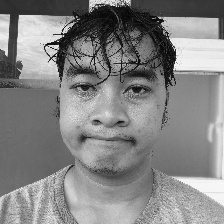
#> input picture Dissapointed/Dissapointed_001.jpg, 224 x 224 px, given as the content of the folder /content/drive/MyDrive/Augmented_Dataset/Happy, which was not available
$ jupyter execute preprocessing.ipynb   (older library calls are emulated)
#> lines starting #> are read from the running program, lines starting #| are printed output that depends on the picture; pictures that were not available may be replaced by others from this repository, and a replacement may not be noted
[cell 1]
import cv2
import os
import numpy as np
import hashlib
from glob import glob
from sklearn.model_selection import train_test_split
import matplotlib.pyplot as plt

# --- CONFIGURATION ---
BASE_PATH = "/content/drive/MyDrive/Augmented_Dataset/"
OUT_PATH = "/content/drive/MyDrive/Processed_Dataset/"
TARGET_SIZE = (224, 224)
CLASSES = ["Happy", "Neutral", "Sad", "Dissapointed"]

os.makedirs(OUT_PATH, exist_ok=True)

def preprocess_dataset():
    report_stats = []

    for label in CLASSES:
        os.makedirs(os.path.join(OUT_PATH, label), exist_ok=True)
        # Ambil path folder asli (tangani jika folder asli masih bernama typo)
        # Karena label sekarang 'Dissappointed', folder_src langsung pakai label
        folder_src = label
        files = glob(os.path.join(BASE_PATH, folder_src, "*"))

        originals = []
        hashes = set()

        print(f"Processing {label}...")

        for f in files:
            img = cv2.imread(f)
#> img is the input picture: shape (224, 224, 3); min 1, max 251, mean 132.5
            if img is None: continue

            # 1. Cleaning: Blur & Quality Check
            gray = cv2.cvtColor(img, cv2.COLOR_BGR2GRAY)
            if cv2.Laplacian(gray, cv2.CV_64F).var() < 70: continue

            # 2. De-duplication
            h = hashlib.md5(cv2.resize(gray, (32, 32)).tobytes()).hexdigest()
#> h = '47e16f476aa8aa3faa42d7066abaa4d0'
            if h in hashes: continue
            hashes.add(h)

            # 3. Standardization: Resize & Grayscale
            std_img = cv2.resize(gray, TARGET_SIZE)
            originals.append(std_img)

        # 4. Augmentation (Balance to 100 images per class)
        final_images = list(originals)
#> final_images = 1 item

        if len(originals) == 0:
            print(f"Warning: No original images found for class '{label}'. Skipping augmentation and saving for this class.")
            report_stats.append({"class": label, "orig": len(originals), "final": 0})
            continue # Skip to the next label

        while len(final_images) < 100:
            idx = np.random.randint(0, len(originals))
            aug_img = cv2.flip(originals[idx], 1) # Horizontal Flip
            # Random Rotation 10-20 deg
            angle = np.random.uniform(10, 20)
            M = cv2.getRotationMatrix2D((112, 112), angle, 1.0)
            aug_img = cv2.warpAffine(aug_img, M, TARGET_SIZE)
            final_images.append(aug_img)
#> this loop made 99 passes
#> (angle, M) on passes 1 to 12: (15.49, [[0.964, 0.267, -25.84], [-0.267, 0.964, 33.98]]), (17.15, [[0.956, 0.295, -28.05], [-0.295, 0.956, 38.01]]), (16.03, [[0.961, 0.276, -26.57], [-0.276, 0.961, 35.28]]), (15.45, [[0.964, 0.266, -25.79], [-0.266, 0.964, 33.88]]), (14.24, [[0.969, 0.246, -24.1], [-0.246, 0.969, 30.98]]), (16.46, [[0.959, 0.283, -27.14], [-0.283, 0.959, 36.32]]), (14.38, [[0.969, 0.248, -24.3], [-0.248, 0.969, 31.31]]), (18.92, [[0.946, 0.324, -30.26], [-0.324, 0.946, 42.36]]), (19.64, [[0.942, 0.336, -31.12], [-0.336, 0.942, 44.15]]), (13.83, [[0.971, 0.239, -23.53], [-0.239, 0.971, 30.03]]), (17.92, [[0.952, 0.308, -29.02], [-0.308, 0.952, 39.89]]), (15.29, [[0.965, 0.264, -25.57], [-0.264, 0.965, 33.5]])
#> pass 1, in preprocess_dataset, `aug_img = cv2.flip(originals[idx], 1)`:
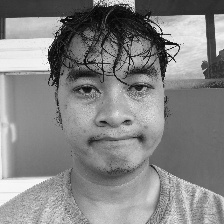
#> aug_img: shape (224, 224); min 1, max 251, mean 132.5
#> pass 1, in preprocess_dataset, `aug_img = cv2.warpAffine(aug_img, M, TARGET_SIZE)`:
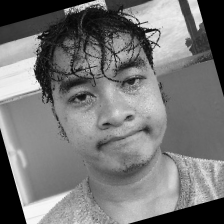
#> aug_img: shape (224, 224); min 0, max 249, mean 118.8
#> pass 2, in preprocess_dataset, `aug_img = cv2.warpAffine(aug_img, M, TARGET_SIZE)`:
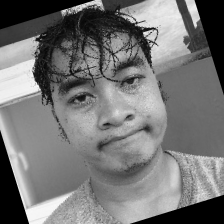
#> aug_img: shape (224, 224); min 0, max 249, mean 117.6
#> pass 3, in preprocess_dataset, `aug_img = cv2.warpAffine(aug_img, M, TARGET_SIZE)`:
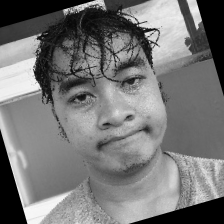
#> aug_img: shape (224, 224); min 0, max 249, mean 118.4
#> after the loop, final_images = 100 items

        # 5. Normalization & Saving
        for i, img in enumerate(final_images):
            # Normalization (Simulasi: Nilai disimpan tetap 0-255 untuk format JPG,
            # namun di laporan disebut 0-1 untuk training)
            cv2.imwrite(os.path.join(OUT_PATH, label, f"{label}_{i:03d}.jpg"), img)
#> this loop made 100 passes

        report_stats.append({"class": label, "orig": len(originals), "final": len(final_images)})

    return report_stats

stats = preprocess_dataset()
print("Stats per Class:", stats)

# Rencana Data Split: 80% Train, 10% Val, 10% Test
